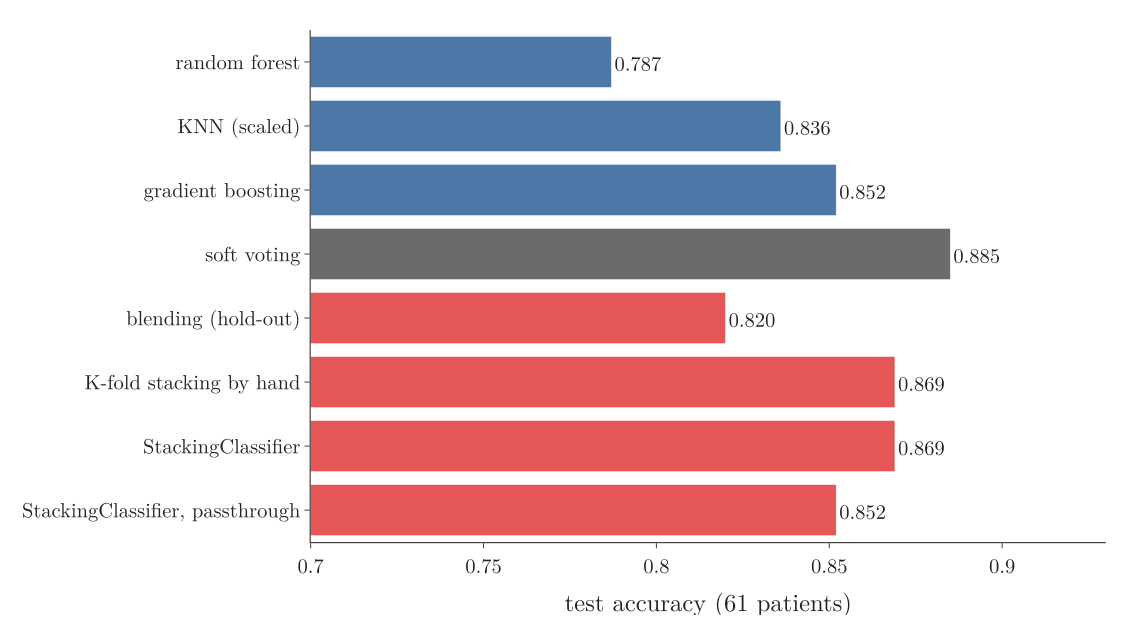

Here is the Python script that generated this plot:
"""Test accuracy on the heart data: three base models alone, soft voting, and four ways of stacking (Plotly).
Numbers come from notebook.ipynb (KNN scaled; 61 test patients, so one patient = 1.6 points)."""
from pathlib import Path

import plotly.graph_objects as go

HERE = Path(__file__).parent
FONT = dict(family="Latin Modern Roman", size=20)
rows = [("random forest", 0.787, "#4C78A8"), ("KNN (scaled)", 0.836, "#4C78A8"), ("gradient boosting", 0.852, "#4C78A8"),
        ("soft voting", 0.885, "#6B6B6B"), ("blending (hold-out)", 0.820, "#E45756"),
        ("K-fold stacking by hand", 0.869, "#E45756"), ("StackingClassifier", 0.869, "#E45756"),
        ("StackingClassifier, passthrough", 0.852, "#E45756")]
fig = go.Figure(go.Bar(y=[r[0] for r in rows][::-1], x=[r[1] for r in rows][::-1], orientation="h",
                       marker_color=[r[2] for r in rows][::-1], text=[f"{r[1]:.3f}" for r in rows][::-1],
                       textposition="outside"))
fig.update_xaxes(title="test accuracy (61 patients)", range=[0.7, 0.93])
fig.update_layout(template="simple_white", width=1100, height=600, font=FONT, margin=dict(l=20, r=30, t=20, b=70))
fig.write_image(HERE / "accuracies.png", scale=2)
fig.write_image(HERE / "accuracies.pdf")
